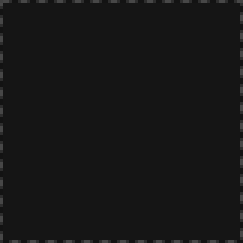
#> input picture bsu_api/map_gen/assets/png/Void.png, 81 x 81 px (shown 3 times larger); the run also reads 1 picture not shown here
$ python config.py
#> lines starting #> are read from the running program, lines starting #| are printed output that depends on the picture
import os
from PIL import Image , ImageDraw

script_path = os.path.dirname(__file__)


# MAP RELATED TILES ===================================================================================
VOID = 1
ROBOT_STATION = 2
STORAGE = 3
ZONE_IN = 4
ERROR_ZONE = 5
NORMAL = 6
ZONE_OUT = 7
ADD_ZONE = 8


ZONE_TYPES = [
    VOID            ,
    ROBOT_STATION   ,
    STORAGE         ,
    ZONE_IN         ,
    ERROR_ZONE      ,
    NORMAL          ,
    ZONE_OUT        ,
]

ZONE_TYPE_NAMES = {
    VOID            : "Void",
    ROBOT_STATION   : "RobotStation",
    STORAGE         : "Storage",
    ZONE_IN         : "DropZoneIn",
    ERROR_ZONE      : "ErrorZone",
    NORMAL          : "Normal",
    ZONE_OUT        : "DropZoneOut",
}

ZONE_TYPE_NAMES_DESC = {
    VOID            : "Void",
    ROBOT_STATION   : "Robot Station",
    STORAGE         : "Storage",
    ZONE_IN         : "Drop Zone (In)",
    ERROR_ZONE      : "Error Zone",
    NORMAL          : "Normal",
    ZONE_OUT        : "Drop Zone (Out)",
}

ZONE_TYPE_FOR_ROBOTS = [
    "RobotStation",
    "Storage",
    "DropZoneIn",
    "ErrorZone",
    "DropZoneOut",
]

ZONE_TYPE_FOR_ROBOTS_DESC = {
    ROBOT_STATION : "for charging the robots",
    STORAGE       : "for putting packages (up to 4)",
    ZONE_IN       : "zone in which courriers can deposit their packages and robots can pick up",
    ERROR_ZONE    : "zone in which robots can deposit packages that are unreadable or not present in the DB",
    ZONE_OUT      : "zone in which robots can deposit outgoing packages and courrier can take to load in their truck/van's"
}

MAP = [
    [ERROR_ZONE, ERROR_ZONE,  ROBOT_STATION, VOID],
    [STORAGE,    STORAGE,     NORMAL,        ZONE_IN],
    [STORAGE,    STORAGE,     NORMAL,        VOID],
    [STORAGE,    STORAGE,     NORMAL,        ZONE_IN],
]

# ROBOT RELATED ===================================================================================

JETANK = 1
JETRACER = 2
JETANK_HIWONDER = 3

ROBOT_TYPES = [
    JETANK,
    JETRACER,
    JETANK_HIWONDER,
]

ROBOT_NAMES = {
    JETANK          : "Jetank",
    JETRACER        : "Jetracer",
    JETANK_HIWONDER : "Jetank_Hiwonder",
}

MAP_ROBOTS = [
    # TODO
]

# COLOR RELATED ===================================================================================
# colors for the SVG
# (fill , stroke , alpha)
ALPHA = 0.65
TILE_COLORS = {
    VOID:           ("#1A1A1A","#959595",0),
    ROBOT_STATION:  ("#1D293B","#5C79A3",ALPHA),
    STORAGE:        ("#392F3F","#9577A3",ALPHA),
    ZONE_IN:        ("#1F2F1E","#446E2C",ALPHA),
    ERROR_ZONE:     ("#512D2B","#D7817E",ALPHA),
    NORMAL:         ("#36210A","#996500",ALPHA),
    ZONE_OUT:       ("#1F2F1E","#446E2C",ALPHA),
    ADD_ZONE:       ("#BABDC0","#202020",ALPHA)
}

# colors for the Image
TILE_TEXTURES = {
    VOID            :  Image.open(os.path.join(script_path, "assets" , "png" , "Void.png")).convert("RGBA"),
    ROBOT_STATION   :  Image.open(os.path.join(script_path, "assets" , "png" , "Robot_Station.png")).convert("RGBA"),
    STORAGE         :  Image.open(os.path.join(script_path, "assets" , "png" , "Storage_Zone.png")).convert("RGBA"),
    ZONE_IN         :  Image.open(os.path.join(script_path, "assets" , "png" , "Zone_In.png")).convert("RGBA"),
    ERROR_ZONE      :  Image.open(os.path.join(script_path, "assets" , "png" , "Error_Zone.png")).convert("RGBA"),
    NORMAL          :  Image.open(os.path.join(script_path, "assets" , "png" , "Normal_Floor.png")).convert("RGBA"),
    ZONE_OUT        :  Image.open(os.path.join(script_path, "assets" , "png" , "Zone_Out.png")).convert("RGBA"),
    ADD_ZONE        :  Image.open(os.path.join(script_path, "assets" , "png" , "Zone_Add.png")).convert("RGBA"),
}
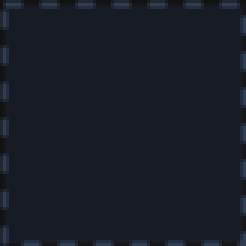
#> input picture bsu_api/map_gen/assets/png/Robot_Station.png, 82 x 82 px (shown 3 times larger)
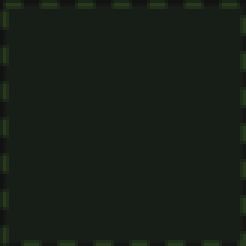
#> input picture bsu_api/map_gen/assets/png/Zone_In.png, 82 x 82 px (shown 3 times larger)
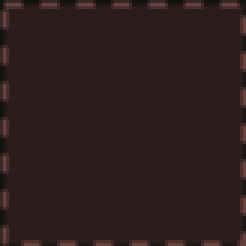
#> input picture bsu_api/map_gen/assets/png/Error_Zone.png, 82 x 82 px (shown 3 times larger)
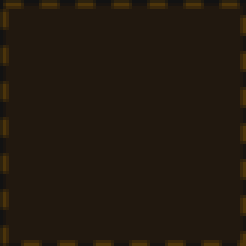
#> input picture bsu_api/map_gen/assets/png/Normal_Floor.png, 82 x 82 px (shown 3 times larger)
#> (the run stopped early here; a loop or call above may not have finished)
